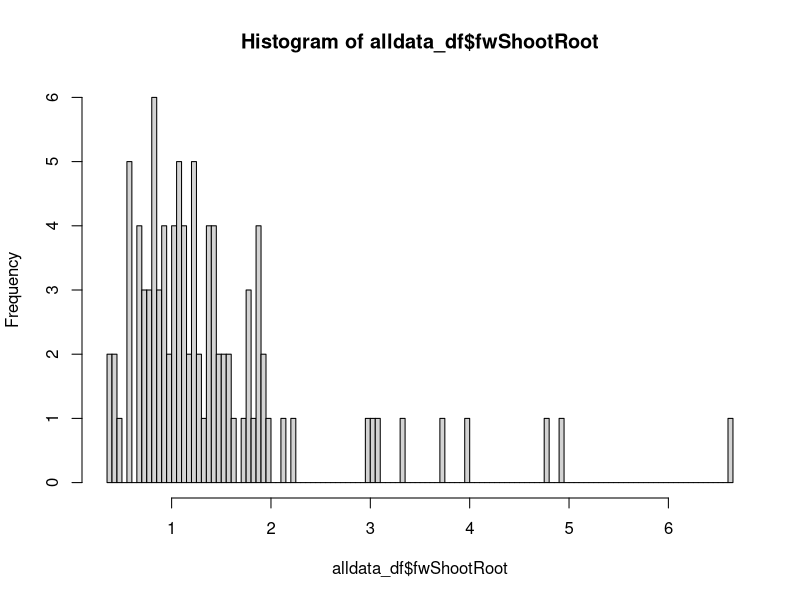
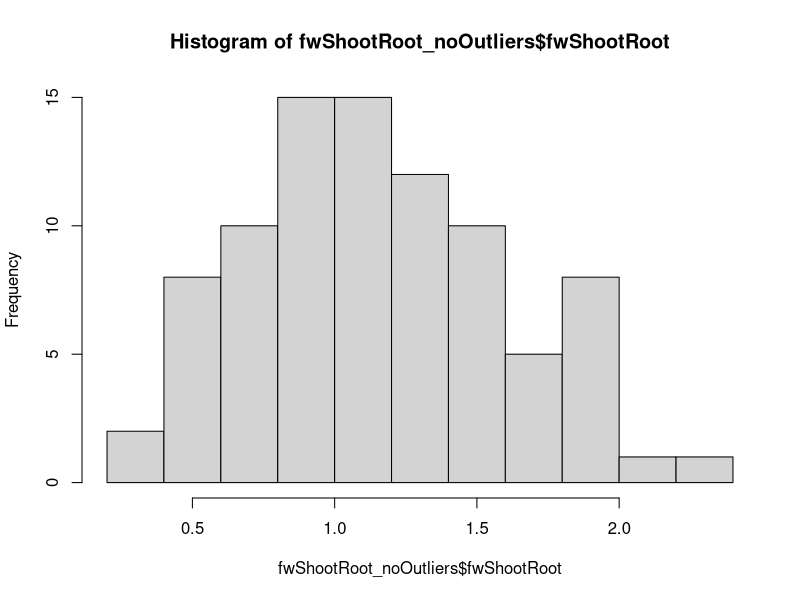
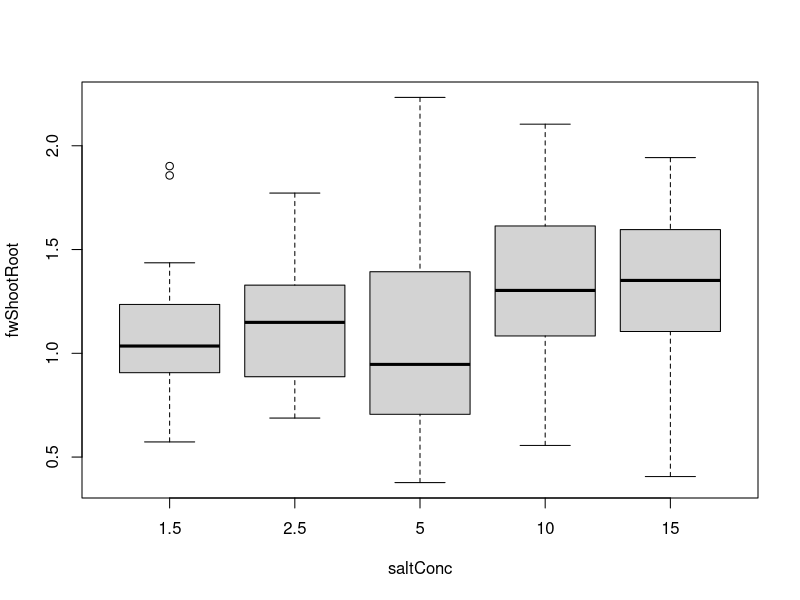
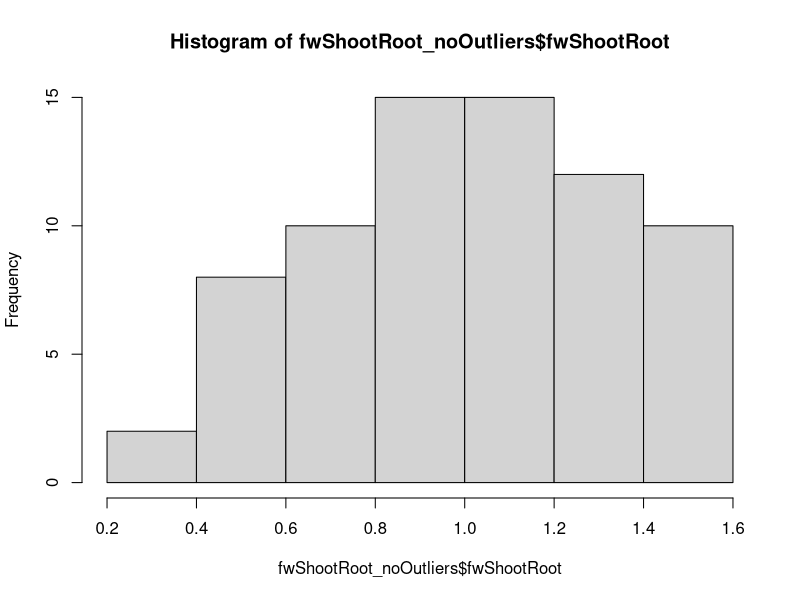
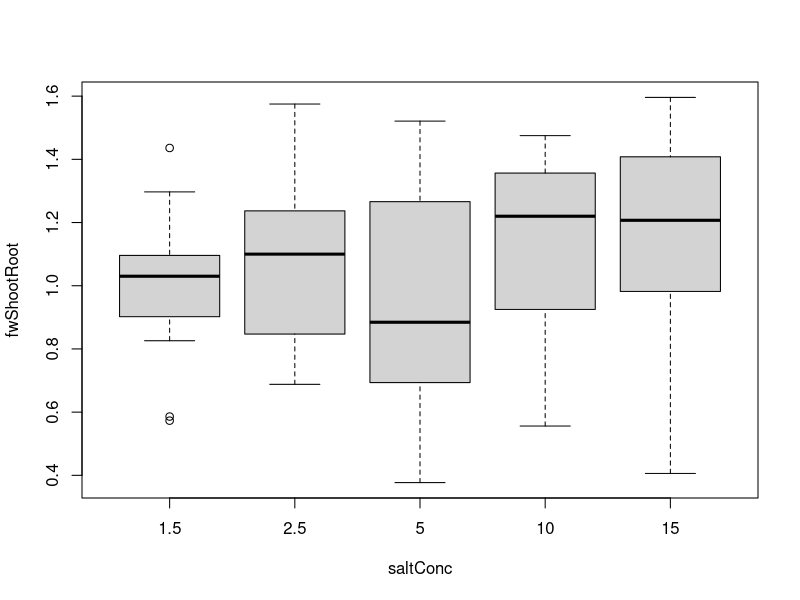
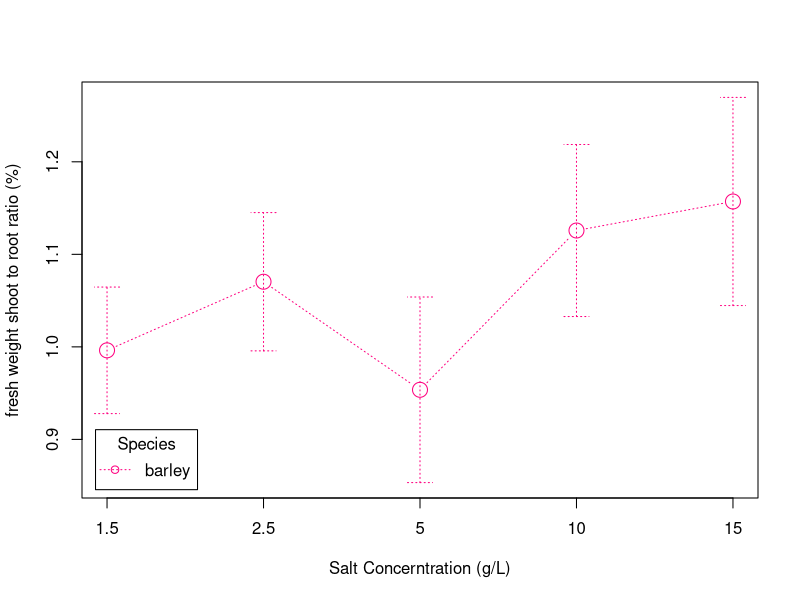
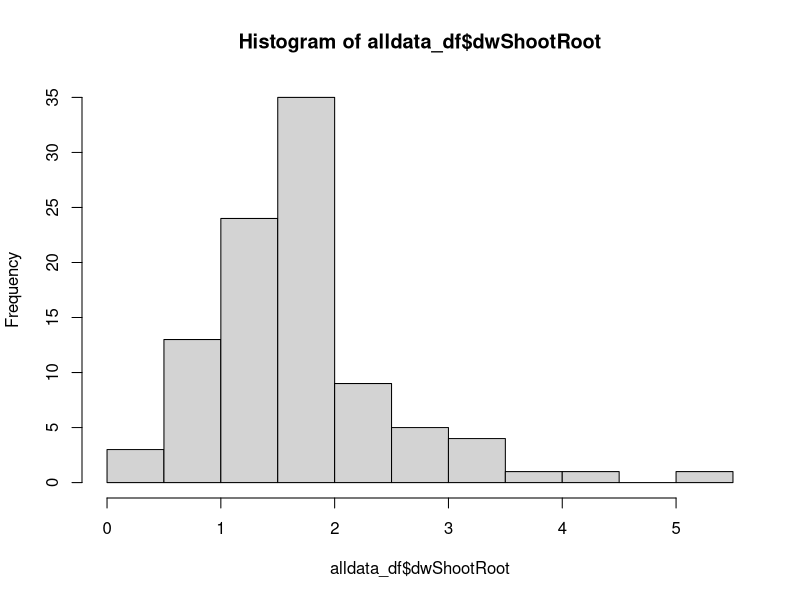
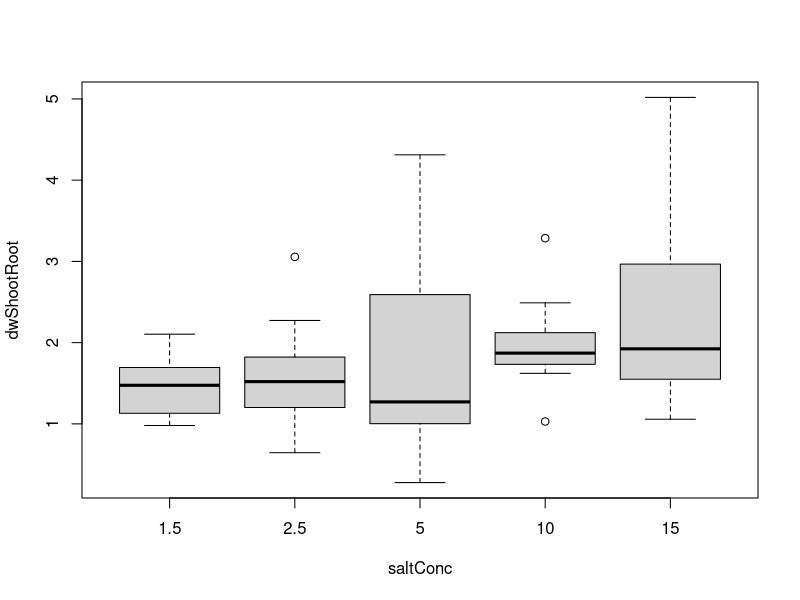

The R script that drew these images, in order:
# ******************************************************************************

###                     Rex and Sof's Salinity Workshop                      ###

# ******************************************************************************

# ******************************************************************************

# Salinity Data Analysis continued ----------------

# ******************************************************************************

### PLEASE NOTE THAT USING THIS CODE WILL VOID YOUR CHANCE AT GETTING AN HD FOR 
### THIS PART OF THE ASSIGNMENT

# first, we're going to clear the data from our global environment, so we have a 
# fresh start

rm(list = ls())

# and load our libraries
library(ggpubr)
library(dplyr)
library(car)
library(RcmdrMisc)

# Let's import our data

all_data <- na.omit(data.frame(read.csv("Salinity_data.csv")))  
# read.csv will import the data from our working directory
head(all_data) 
# note that we now have all_data in our global environment, which is 108 observations 
# of 20 variables
# the name of our species column is a little weird, so lets sort that out:
names(all_data)[1] <- 'species'
# and we can check that everything looks as we expect it to:
str(all_data)


# Let's assign all of the variables we're going to use to their own object. 
species <- all_data$species
saltConc <- as.character(all_data$salt_conc) 
fwShootRoot <- all_data$fw_shoot_root_ratio
dwShootRoot <- all_data$dw_shoot_root_ratio
shootMoist <- all_data$shoot_moisture
rootMoist <- all_data$root_moisture
totMoist <- all_data$total_moisture

alldata_df <- cbind.data.frame(species, saltConc, fwShootRoot, dwShootRoot, 
                               shootMoist, rootMoist, totMoist)

# check all is as we expect:
str(alldata_df)

# Fresh weight root to shoot ratio ----------------------------------

### Assumption 1: data are normally distributed
shapiro.test(alldata_df$fwShootRoot)

hist(alldata_df$fwShootRoot, breaks = 100)

# woah, something whacky is happening here. Let's open our data and have a look
# what can you see is wrong? we need to remove some outliers

# first, we work out what our first and third quartiles are for our data:
quartiles <- quantile(alldata_df$fwShootRoot, probs=c(.25, .75), na.rm = FALSE) 
# and determine the interquartile range (IQR)
IQR <- IQR(alldata_df$fwShootRoot)

# Then we find our lower and upper limits:
Lower <- quartiles[1] - 1.5*IQR
Upper <- quartiles[2] + 1.5*IQR 

# and reassign any data above the lower threshold and below the upper threshold to a new dataframe, 
# which we will use for the analysis.
fwShootRoot_noOutliers <- filter(alldata_df, fwShootRoot > Lower & fwShootRoot < Upper )

#There are still some clearly horrible data in here. Let's take them out. 

# After relevant outliers are removed, we can then re-test for normality using our Shapiro-Wilk tests.
shapiro.test(fwShootRoot_noOutliers$fwShootRoot)

# much better
hist(fwShootRoot_noOutliers$fwShootRoot)

desired_salt_order <- c("1.5", "2.5", "5", "10", "15")
fwShootRoot_noOutliers$saltConc <- factor(fwShootRoot_noOutliers$saltConc, levels = desired_salt_order)
levels(fwShootRoot_noOutliers$saltConc)

boxplot(fwShootRoot ~ saltConc, data = fwShootRoot_noOutliers, 
        xlab = "saltConc",
        ylab = "fwShootRoot"
)


#This is still not great. Normally, we would go thorugh and remove the offending data in the dataset, but this will be too confusing. But again, some of the plants have been shooting atypically fast, so it's OK to take out any values that are very high, e.g. higher than 1.5:
fwShootRoot_noOutliers <- filter(alldata_df, fwShootRoot < 1.6 )

# Re-test for normality using our Shapiro-Wilk tests.
shapiro.test(fwShootRoot_noOutliers$fwShootRoot)

# much better
hist(fwShootRoot_noOutliers$fwShootRoot)

desired_salt_order <- c("1.5", "2.5", "5", "10", "15")
fwShootRoot_noOutliers$saltConc <- factor(fwShootRoot_noOutliers$saltConc, levels = desired_salt_order)
levels(fwShootRoot_noOutliers$saltConc)

boxplot(fwShootRoot ~ saltConc, data = fwShootRoot_noOutliers, 
        xlab = "saltConc",
        ylab = "fwShootRoot"
)


table(fwShootRoot_noOutliers$species, fwShootRoot_noOutliers$saltConc)

# as good as it gets. Let's proceed.

### Assumption 2: variances are homogeneous

library(car) # access the car package

leveneTest(fwShootRoot ~ species*saltConc, data = fwShootRoot_noOutliers)

### two-way ANOVA

fwShootRoot.aov <- aov(fwShootRoot ~ saltConc, data = fwShootRoot_noOutliers)
summary(fwShootRoot.aov)
#have a good look at this. What is this telling us - what follow-on tests are appropriate, which are not?

# we can generate some summary statistics for our response data, depending on our two factors:
require("dplyr")
group_by(fwShootRoot_noOutliers, species, saltConc) %>%
  summarise(count = n(),mean = mean(fwShootRoot, na.rm = TRUE),
            sd = sd(fwShootRoot, na.rm = TRUE))

# post-hoc test

TukeyHSD(fwShootRoot.aov, which = "saltConc")
# when interpreting the output, diff: difference between means of the two groups, 
# lwr & upr: the lower and the upper end point of the confidence interval at 95%, 
# p adj: p-value after adjustment for the multiple comparisons.


### let's graph it!

plotMeans(fwShootRoot_noOutliers$fwShootRoot,
          fwShootRoot_noOutliers$saltConc,
          fwShootRoot_noOutliers$species,
          error.bars = "se",
          xlab = ("Salt Concerntration (g/L)"),
          ylab = ("fresh weight shoot to root ratio (%)"),
          pch = 21,
          col = ("#ff007F"),
          main=(""),
          lty = 3,
          legend.pos = "bottomleft",
          legend.lab = "Species"
)

# once we're happy with our plot, we click "export" and save it in our working folder. 


# Dry weight root to shoot ratio ----------------------------------

### Assumption 1: data are normally distributed
shapiro.test(alldata_df$dwShootRoot)

hist(alldata_df$dwShootRoot)

desired_salt_order <- c("1.5", "2.5", "5", "10", "15")
alldata_df$saltConc <- factor(alldata_df$saltConc, levels = desired_salt_order)
levels(alldata_df$saltConc)

boxplot(dwShootRoot ~ saltConc, data = alldata_df, 
        xlab = "saltConc",
        ylab = "dwShootRoot"
)

# remove outliers

# first, we work out what our first and third quartiles are for our data:
quartiles <- quantile(alldata_df$dwShootRoot, probs=c(.25, .75), na.rm = FALSE) 
# and determine the interquartile range (IQR)
IQR <- IQR(alldata_df$dwShootRoot)

# Then we find our lower and upper limits:
Lower <- quartiles[1] - 1.5*IQR
Upper <- quartiles[2] + 1.5*IQR 

# and reassign any data above the lower threshold and below the upper threshold to a new dataframe, 
# which we will use for the analysis.
dwShootRoot_noOutliers <- filter(alldata_df, dwShootRoot > Lower & dwShootRoot < Upper )

# After relevant outliers are removed, we can then re-test for normality using our Shapiro-Wilk tests.
shapiro.test(dwShootRoot_noOutliers$dwShootRoot)

# much better
hist(dwShootRoot_noOutliers$dwShootRoot)


boxplot(dwShootRoot ~ saltConc, data = dwShootRoot_noOutliers, 
        xlab = "saltConc",
        ylab = "dwShootRoot"
)

#again, we have some interesting differences possibly due to anomalous plants, but we will assume that the ANOVA is robust to thes few outliers.

table(dwShootRoot_noOutliers$species, dwShootRoot_noOutliers$saltConc)


### Assumption 2: variances are homogeneous

leveneTest(dwShootRoot ~ species*saltConc, data = dwShootRoot_noOutliers)

### two-way ANOVA

dwShootRoot.aov <- aov(dwShootRoot ~ saltConc, data = dwShootRoot_noOutliers)
summary(dwShootRoot.aov)

# we can generate some summary statistics for our response data, depending on our two factors:

group_by(dwShootRoot_noOutliers, species, saltConc) %>%
  summarise(count = n(),mean = mean(dwShootRoot, na.rm = TRUE),
            sd = sd(dwShootRoot, na.rm = TRUE))

# post-hoc test

TukeyHSD(dwShootRoot.aov, which = "saltConc")
# when interpreting the output, diff: difference between means of the two groups, 
# lwr & upr: the lower and the upper end point of the confidence interval at 95%, 
# p adj: p-value after adjustment for the multiple comparisons.


### let's graph it!

plotMeans(dwShootRoot_noOutliers$dwShootRoot,
          dwShootRoot_noOutliers$saltConc,
          dwShootRoot_noOutliers$species,
          error.bars = "se",
          xlab = ("Salt Concerntration (g/L)"),
          ylab = ("Dry wieght Shoot Root ratio (%)"),
          pch = 21,
          col = ("#ff007F"),
          main=(""),
          lty = 3,
          legend.pos = "bottomleft",
          legend.lab = "Species"
)

# once we're happy with our plot, we click "export" and save it in our working folder.


# Shoot Moisture ----------------------------------

### Assumption 1: data are normally distributed
shapiro.test(alldata_df$shootMoist)

hist(alldata_df$shootMoist)

boxplot(shootMoist ~ saltConc, data = alldata_df, 
        xlab = "saltConc",
        ylab = "shootMoist"
)

# remove outliers

# first, we work out what our first and third quartiles are for our data:
quartiles <- quantile(alldata_df$shootMoist, probs=c(.25, .75), na.rm = FALSE) 
# and determine the interquartile range (IQR)
IQR <- IQR(alldata_df$shootMoist)

# Then we find our lower and upper limits:
Lower <- quartiles[1] - 1.5*IQR
Upper <- quartiles[2] + 1.5*IQR 

# and reassign any data above the lower threshold and below the upper threshold to a new dataframe, 
# which we will use for the analysis.
shootMoist_noOutliers <- filter(alldata_df, shootMoist > Lower & shootMoist < Upper )

# After relevant outliers are removed, we can then re-test for normality using our Shapiro-Wilk tests.
shapiro.test(shootMoist_noOutliers$shootMoist)

# much better
hist(shootMoist_noOutliers$shootMoist)

boxplot(shootMoist ~ saltConc, data = shootMoist_noOutliers, 
        xlab = "saltConc",
        ylab = "shootMoist"
)

table(shootMoist_noOutliers$species, shootMoist_noOutliers$saltConc)


### Assumption 2: variances are homogeneous

library(car) # access the car package

#What does the result mean? We will continue here and assume the ANOVA is robust, but you will be able to see why this test is significant when you look at the boxplot above.
leveneTest(shootMoist ~ species*saltConc, data = shootMoist_noOutliers)


### two-way ANOVA

shootMoist.aov <- aov(shootMoist ~ saltConc, data = shootMoist_noOutliers)
summary(shootMoist.aov)

# summary statistics
group_by(shootMoist_noOutliers, species, saltConc) %>%
  summarise(count = n(),mean = mean(shootMoist, na.rm = TRUE),
            sd = sd(shootMoist, na.rm = TRUE))

# post-hoc test

TukeyHSD(shootMoist.aov, which = "saltConc")
# when interpreting the output, diff: difference between means of the two groups, 
# lwr & upr: the lower and the upper end point of the confidence interval at 95%, 
# p adj: p-value after adjustment for the multiple comparisons.


### let's graph it!

plotMeans(shootMoist_noOutliers$shootMoist,
          shootMoist_noOutliers$saltConc,
          shootMoist_noOutliers$species,
          error.bars = "se",
          xlab = ("Salt Concerntration (g/L)"),
          ylab = ("shoot Moisture (%)"),
          pch = 21,
          col = ("#ff007F"),
          main=(""),
          lty = 3,
          legend.pos = "bottomleft",
          legend.lab = "Species"
)

# once we're happy with our plot, we click "export" and save it in our working folder.

# Root Moisture ----------------------------------

### Assumption 1: data are normally distributed
shapiro.test(alldata_df$rootMoist)

hist(alldata_df$rootMoist)

boxplot(rootMoist ~ saltConc, data = alldata_df, 
        xlab = "saltConc",
        ylab = "rootMoist"
)

# remove outliers

# first, we work out what our first and third quartiles are for our data:
quartiles <- quantile(alldata_df$rootMoist, probs=c(.25, .75), na.rm = FALSE) 
# and determine the interquartile range (IQR)
IQR <- IQR(alldata_df$rootMoist)

# Then we find our lower and upper limits:
Lower <- quartiles[1] - 1.5*IQR
Upper <- quartiles[2] + 1.5*IQR 

# and reassign any data above the lower threshold and below the upper threshold to a new dataframe, 
# which we will use for the analysis.
rootMoist_noOutliers <- filter(alldata_df, rootMoist > Lower & rootMoist < Upper )

# After relevant outliers are removed, we can then re-test for normality using our Shapiro-Wilk tests.
shapiro.test(rootMoist_noOutliers$rootMoist)

# much better
hist(rootMoist_noOutliers$rootMoist)

boxplot(rootMoist ~ saltConc, data = rootMoist_noOutliers, 
        xlab = "saltConc",
        ylab = "rootMoist"
)

table(rootMoist_noOutliers$species, rootMoist_noOutliers$saltConc)


### Assumption 2: variances are homogeneous

leveneTest(rootMoist ~ species * saltConc, data = rootMoist_noOutliers)

#Both Shapiro or Levene test are significant - so again, this needs flagging in your report. Can you think of why the variance in the lower concentrations is so much higher than in the upper ones?

### two-way ANOVA

rootMoist.aov <- aov(rootMoist ~ saltConc, data = rootMoist_noOutliers)
summary(rootMoist.aov)

# we can generate some summary statistics for our response data, depending on our two factors:

group_by(rootMoist_noOutliers, species, saltConc) %>%
  summarise(count = n(),mean = mean(rootMoist, na.rm = TRUE),
            sd = sd(rootMoist, na.rm = TRUE))

# post-hoc test

TukeyHSD(rootMoist.aov, which = "saltConc")
# when interpreting the output, diff: difference between means of the two groups, 
# lwr & upr: the lower and the upper end point of the confidence interval at 95%, 
# p adj: p-value after adjustment for the multiple comparisons.


### let's graph it!

plotMeans(rootMoist_noOutliers$rootMoist,
          rootMoist_noOutliers$saltConc,
          rootMoist_noOutliers$species,
          error.bars = "se",
          xlab = ("Salt Concerntration (g/L)"),
          ylab = ("dry weight shoot to root ratio (%)"),
          pch = 21,
          col = ("#ff007F"),
          main=(""),
          lty = 3,
          legend.pos = "bottomleft",
          legend.lab = "Species"
)

# once we're happy with our plot, we click "export" and save it in our working folder.

# Total Moisture ----------------------------------

### Assumption 1: data are normally distributed
shapiro.test(alldata_df$totMoist)

hist(alldata_df$totMoist)

boxplot(totMoist ~ saltConc, data = alldata_df, 
        xlab = "saltConc",
        ylab = "totMoist"
)

# remove outliers

# first, we work out what our first and third quartiles are for our data:
quartiles <- quantile(alldata_df$totMoist, probs=c(.25, .75), na.rm = FALSE) 
# and determine the interquartile range (IQR)
IQR <- IQR(alldata_df$totMoist)

# Then we find our lower and upper limits:
Lower <- quartiles[1] - 1.5*IQR
Upper <- quartiles[2] + 1.5*IQR 

# and reassign any data above the lower threshold and below the upper threshold to a new dataframe, 
# which we will use for the analysis.
totMoist_noOutliers <- filter(alldata_df, totMoist > Lower & totMoist < Upper )

# After relevant outliers are removed, we can then re-test for normality using our Shapiro-Wilk tests.
shapiro.test(totMoist_noOutliers$totMoist)

# much better
hist(totMoist_noOutliers$totMoist)

boxplot(totMoist ~ saltConc, data = totMoist_noOutliers, 
        xlab = "saltConc",
        ylab = "totMoist"
)

table(totMoist_noOutliers$species, totMoist_noOutliers$saltConc)


### Assumption 2: variances are homogeneous

leveneTest(totMoist ~ species*saltConc, data = totMoist_noOutliers)


### two-way ANOVA

totMoist.aov <- aov(totMoist ~ saltConc, data = totMoist_noOutliers)
summary(totMoist.aov)

# we can generate some summary statistics for our response data, depending on our two factors:
require("dplyr")
group_by(totMoist_noOutliers, species, saltConc) %>%
  summarise(count = n(),mean = mean(totMoist, na.rm = TRUE),
            sd = sd(totMoist, na.rm = TRUE))

# post-hoc test

TukeyHSD(totMoist.aov, which = "saltConc")
# when interpreting the output, diff: difference between means of the two groups, 
# lwr & upr: the lower and the upper end point of the confidence interval at 95%, 
# p adj: p-value after adjustment for the multiple comparisons.


### let's graph it!

plotMeans(totMoist_noOutliers$totMoist,
          totMoist_noOutliers$saltConc,
          totMoist_noOutliers$species,
          error.bars = "se",
          xlab = ("Salt Concerntration (g/L)"),
          ylab = ("Total moisture"),
          pch = 21,
          col = ("#ff007F"),
          main=(""),
          lty = 3,
          legend.pos = "bottomleft",
          legend.lab = "Species"
)

# once we're happy with our plot, we click "export" and save it in our working folder.

### well done!
